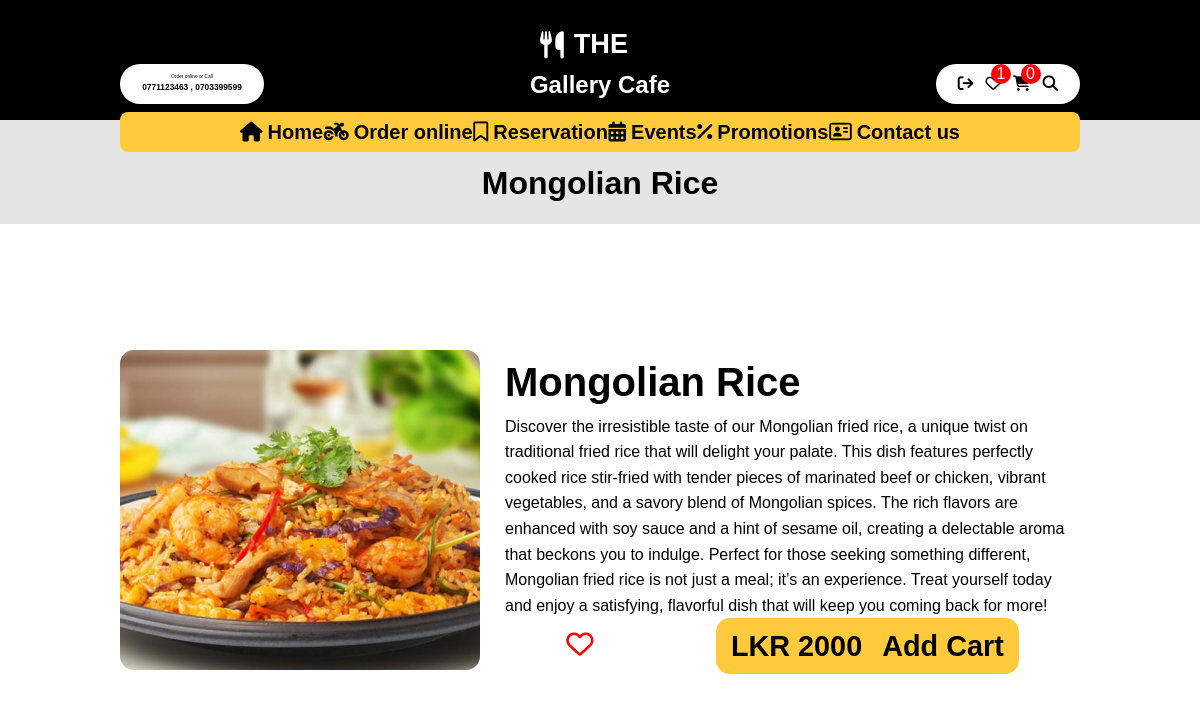
The app's page /item.php?id=4 (signed in) with its own data.
### tables this page shows
CREATE TABLE `menus` (
  `menuId` int(11) NOT NULL,
  `menuName` varchar(255) NOT NULL,
  `menuCategory` varchar(255) NOT NULL,
  `menuDescription` varchar(1000) NOT NULL,
  `menuPrice` int(11) NOT NULL,
  `menuImage` varchar(255) NOT NULL
);

### config/db_connector.php (called while the page is built, shortened)
<?php
    class Db_connector{
        private $localhost = 'localhost';
        private $db_username = 'root';
        private $db_password = '';
        protected $conn;
        public function __construct(){
            $this->conn = mysqli_connect($this->localhost,$this->db_username,$this->db_password);
        }
        public function getConnection() {
            return $this->conn;
        }
    }

### class/Menu.php (called while the page is built, shortened)
<?php
include_once(__DIR__ . '/../config/db_connector.php');
class Menu
{
    public $db;
    public function __construct()
    {
        $this->connector = new Db_connector();
        $this->db = $this->connector->getConnection();
    }
    public function menuSelectedview($id)
    {
        $sql = "SELECT * FROM menus WHERE menuId = '$id'";
        $result = mysqli_query($this->db, $sql);
        if (mysqli_num_rows($result) == 1) {
            while ($row = mysqli_fetch_assoc($result)) {
                $menuId = $row["menuId"];
                $name = $row["menuName"];
                $description = $row["menuDescription"];
                $category = $row["menuCategory"];
                $price = $row["menuPrice"];
                $image = $row["menuImage"];
                $menuSelectedDetails = array("id" => $menuId, "name" => $name, "description" => $description, "category" => $category, "price" => $price, "image" => $image);
            }
            return $menuSelectedDetails;
        }
    }
    public function viewfavourite($customer, $menuId)
    {
        $sql = "SELECT * FROM cus_favourite WHERE customer = '$customer' and menuID = '$menuId'";
        $res = mysqli_query($this->db, $sql);
        if (mysqli_num_rows($res) == 1) {
            return true;
        } else {
            return false;
        }
    }
}

### item.php (the view, shortened to what this page needs)
<?php include_once('components\header.php') ?>
<?php
if (isset($_GET['id'])) {
    $id = $_GET['id'];
    $menuitem = $menuClass->menuSelectedview($id);
    if ($menuitem) {
        $name = $menuitem['name'];
        $id = $menuitem['id'];
        $description = $menuitem['description'];
        $price = $menuitem['price'];
        $image = $menuitem['image'];
    }
}
?>
<div class="title-container">
    <h1><?php echo $name ?></h1>
</div>
<div class="item-wrapper">
    <div class="item-container2">
        <img src="images/menu/<?php echo $image ?>" alt="">
        <div class="item-details">
            <div>
                <h1><?php echo $name ?></h1>
                <p><?php echo $description ?></p>
            </div>
            <div class="action-item">
                <?php
                if (!isset($_SESSION['cusid'])) {
                    ?>
                    <p class="notlog"><i class="fa-regular fa-heart"></i></p>
                    <?php
                } else {
                    $cus =$_SESSION['cusid'];
                    if ($menuClass->viewfavourite($cus, $id)) {
                        ?>
                        <a href="Actions/favourite.php?menuId=<?php echo $id ?>&item=<?php echo $id ?>"><i class="fa-solid fa-heart"></i></a>
                        <?php
                    } else {
                        ?>
                        <a href="Actions/favourite.php?menuId=<?php echo $id ?>&item=<?php echo $id ?>"><i class="fa-regular fa-heart"></i></a>
                        <?php
                    }
                }
                ?>
                <a href="Actions/add-cart.php?cart=<?php echo $id ?>&item=<?php echo $id ?>" class="add-cart-btn">
                    <h2>LKR <?php echo $price ?></h2>
                    <h2>Add Cart</h2>
                </a>
            </div>
        </div>
    </div>
</div>
<?php include_once('components\footer.php') ?>

### style/style.css (style rules this page uses)
:root { --c-first: #000000; --c-second: #FFCA3C; --c-third: #FFFFFF; --c-fourth: #202938; --c-fifth: #E5E5E5; --font-base: "poppins", sans-serif; }
* { margin: 0; padding: 0; font-family: var(--font-base); line-height: 1.6; font-size: 16px; scroll-behavior: smooth; }
a { text-decoration: none; }
img { width: 20vw; }
body { overflow-x: hidden; color: var(--c-third); font-family: 'Nunito', sans-serif; }
.title-container { width: 100vw; height: 10vh; padding-top: 3vh; display: flex; align-items: center; justify-content: center; background-color: var(--c-fifth); position: relative; }
.title-container h1 { font-size: 2rem; color: var(--c-first); }
.item-wrapper { width: 100vw; height: 72vh; display: flex; align-items: center; justify-content: center; color: var(--c-first); }
.item-container2 { display: flex; width: 80vw; gap: 25px; }
.item-container2 img { width: 30vw; height: 40vh; border-radius: 14px; object-fit: cover; }
.item-details { display: flex; flex-direction: column; justify-content: space-between; width: 60vw; }
.item-details h1 { font-size: 2.5rem; text-transform: capitalize; }
.action-item { display: flex; justify-content: space-around; align-items: center; }
.action-item i { font-size: 1.7rem; color: red; }
.add-cart-btn { display: flex; gap: 20px; background-color: var(--c-second); padding: 5px 15px; border-radius: 14px; }
.add-cart-btn h2 { font-size: 1.8rem; font-weight: bold; color: var(--c-first) }

### records on screen
menus: menuName "Mongolian Rice", menuImage (picture), menuDescription "Discover the irresistible taste of our Mongolian fried rice, a unique twist on traditional fried rice that will delight your palate. This dish features perfectly cooked rice stir-fried with tender pieces of marinated beef or chicken, vibrant vegetables, and a savory blend of Mongolian spices. The rich flavors are enhanced with soy sauce and a hint of sesame oil, creating a delectable aroma that beckons you to indulge. Perfect for those seeking something different, Mongolian fried rice is not just a meal; it’s an experience. Treat yourself today and enjoy a satisfying, flavorful dish that will keep you coming back for more!", menuPrice "2000"

### other values on screen
count($menuClass->viewFavouriteAll($_SESSION['cusid'])) "1"
